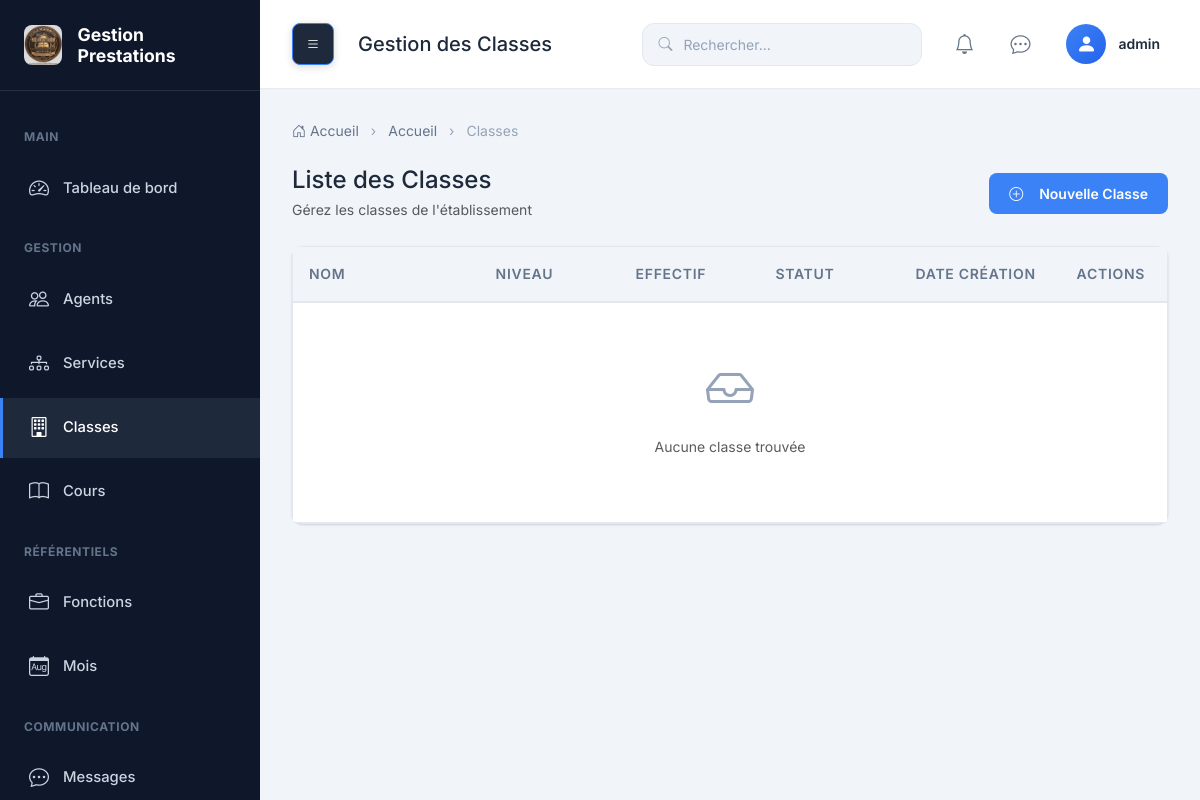
Before: /classes/ (signed in) with the older database file.
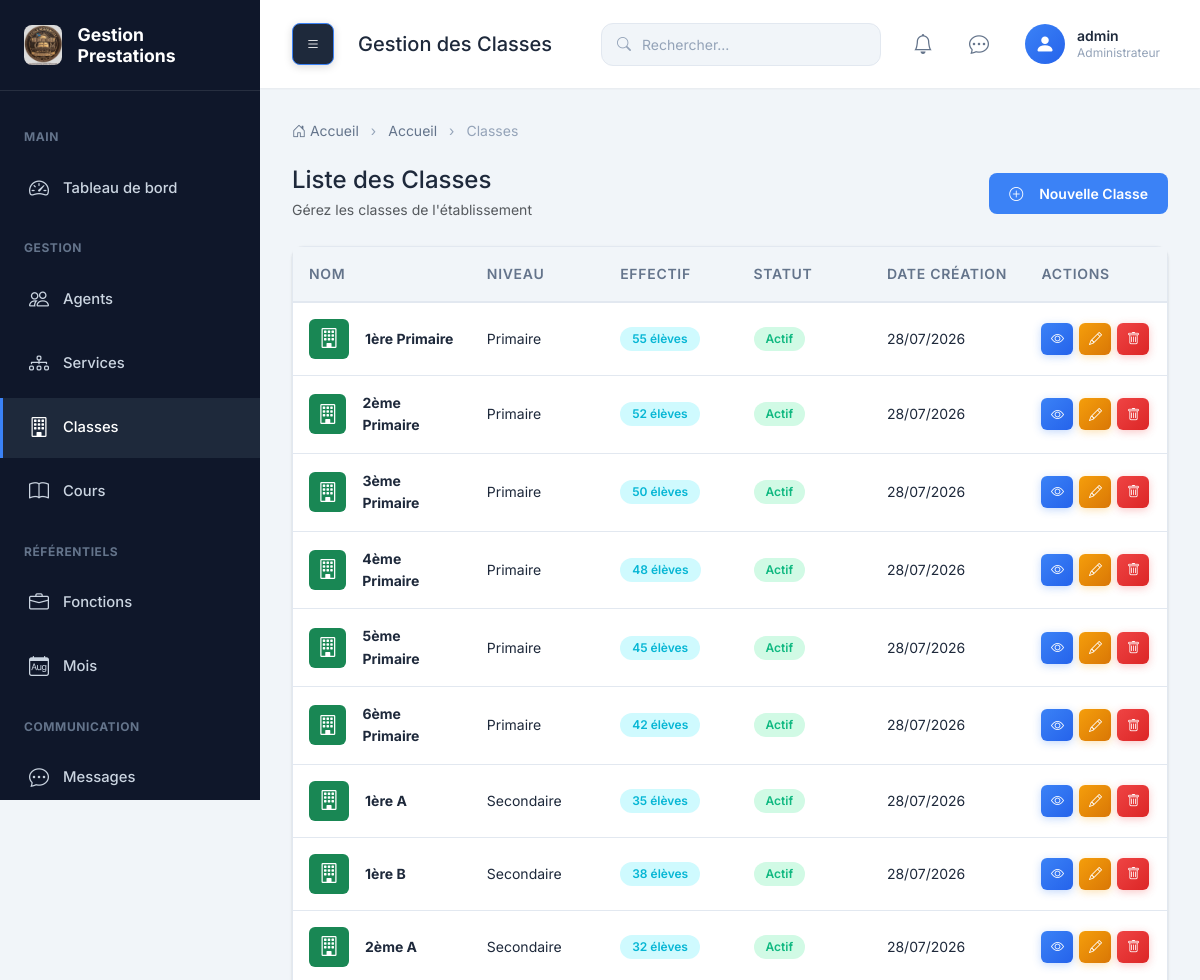
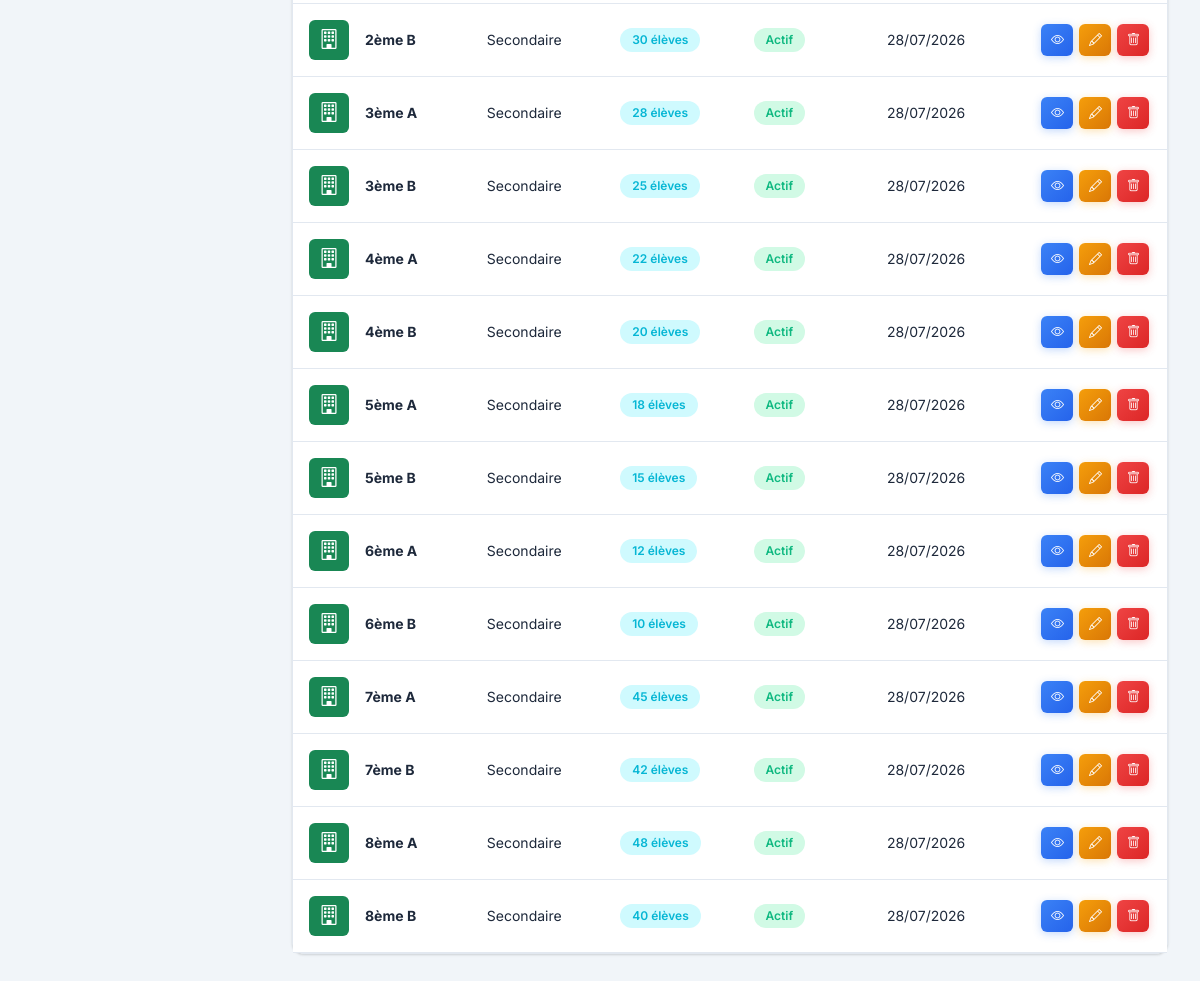
After: the same page with the newer database file (2 pictures, top to bottom).
### prestation/models.py (models this page shows, shortened)
class Utilisateur(models.Model):
    ROLE_CHOICES = (
        ('ADMIN', 'Administrateur'),
        ('SECRETAIRE', 'Secrétaire'),
        ('ENSEIGNANT', 'Enseignant'),
        ('PREFET', 'Préfet de discipline'),
        ('SURVEILLANT', 'Surveillant'),
    )
    user = models.OneToOneField(
        User,
        on_delete=models.CASCADE,
        related_name='utilisateur'
    )
    agent = models.OneToOneField(
        Agent,
        on_delete=models.CASCADE,
        related_name='utilisateur'
    )
    role = models.CharField(
        max_length=20,
        choices=ROLE_CHOICES
    )
    created_at = models.DateTimeField(auto_now_add=True)
    updated_at = models.DateTimeField(auto_now=True)
    must_change_password = models.BooleanField(
        default=True,
        help_text='Indique si l\'utilisateur doit changer son mot de passe à la prochaine connexion'
    )
    class Meta:
        ordering = ['user__username']
        verbose_name = 'Utilisateur'
        verbose_name_plural = 'Utilisateurs'
        indexes = [
            models.Index(fields=['role']),
        ]

class Classe(models.Model):
    STATUS_CHOICES = (
        ('ACTIF', 'Actif'),
        ('INACTIF', 'Inactif'),
        ('ARCHIVE', 'Archivé'),
    )
    nom = models.CharField(max_length=50)
    niveau = models.CharField(max_length=50)
    effectif = models.IntegerField(
        default=0,
        validators=[MinValueValidator(0)],
        help_text='Nombre d\'élèves dans la classe'
    )
    status = models.CharField(
        max_length=20,
        choices=STATUS_CHOICES,
        default='ACTIF'
    )
    created_at = models.DateTimeField(auto_now_add=True)
    updated_at = models.DateTimeField(auto_now=True)
    class Meta:
        ordering = ['niveau', 'nom']
        verbose_name = 'Classe'
        verbose_name_plural = 'Classes'
        indexes = [
            models.Index(fields=['niveau']),
            models.Index(fields=['status']),
        ]
        constraints = [
            models.UniqueConstraint(
                fields=['nom', 'niveau'],
                name='unique_classe_nom_niveau'
            ),
        ]

### prestation/views.py (the view)
# urls.py: path('classes/', views.classes_list, name='classes'),
@login_required
def classes_list(request):
    return render(request, 'classes/index.html', {'classes': Classe.objects.all()})

### prestation/templates/classes/index.html (shortened to what this page needs)
{% extends 'base.html' %}
{% load static %}
{% block page_title %}Gestion des Classes{% endblock %}
{% block breadcrumb %}
<li class="breadcrumb-item"><a href="{% url 'dashboard' %}">Accueil</a></li>
<li class="breadcrumb-item active" aria-current="page">Classes</li>
{% endblock %}
{% block content %}
<div class="d-flex justify-content-between align-items-center mb-4">
    <div>
        <h4 class="mb-1">Liste des Classes</h4>
        <p class="text-muted mb-0">Gérez les classes de l'établissement</p>
    </div>
    <a href="{% url 'classe_create' %}" class="btn btn-primary">
        <i class="bi bi-plus-circle me-2"></i>Nouvelle Classe
    </a>
</div>
<div class="card">
    <div class="card-body p-0">
        <div class="table-responsive">
            <table class="table table-hover mb-0 datatable">
                <thead>
                    <tr>
                        <th style="width: 20%;">Nom</th>
                        <th style="width: 15%;">Niveau</th>
                        <th style="width: 15%;">Effectif</th>
                        <th style="width: 15%;">Statut</th>
                        <th style="width: 15%;">Date création</th>
                        <th style="width: 10%;">Actions</th>
                    </tr>
                </thead>
                <tbody>
                    {% for classe in classes %}
                    <tr>
                        <td>
                            <div class="d-flex align-items-center gap-2">
                                <div class="bg-success text-white rounded d-flex align-items-center justify-content-center" style="width: 40px; height: 40px; font-size: 1.25rem;">
                                    <i class="bi bi-building"></i>
                                </div>
                                <strong>{{ classe.nom }}</strong>
                            </div>
                        </td>
                        <td>{{ classe.niveau }}</td>
                        <td>
                            <span class="badge badge-info">{{ classe.effectif }} élèves</span>
                        </td>
                        <td>
                            {% if classe.status == 'ACTIF' %}
                            <span class="badge badge-success">Actif</span>
                            {% elif classe.status == 'INACTIF' %}
                            <span class="badge badge-danger">Inactif</span>
                            {% else %}
                            <span class="badge badge-secondary">Archivé</span>
                            {% endif %}
                        </td>
                        <td>{{ classe.created_at|date:"d/m/Y" }}</td>
                        <td>
                            <div class="action-buttons">
                                <a href="{% url 'classe_show' classe.id %}" class="action-btn action-btn-view" title="Consulter">
                                    <i class="bi bi-eye"></i>
                                </a>
                                <a href="{% url 'classe_edit' classe.id %}" class="action-btn action-btn-edit" title="Modifier">
                                    <i class="bi bi-pencil"></i>
                                </a>
                                <button class="action-btn action-btn-delete btn-delete" data-url="{% url 'classe_delete' classe.id %}" data-name="{{ classe.nom }} ({{ classe.niveau }})" title="Supprimer">
                                    <i class="bi bi-trash"></i>
                                </button>
                            </div>
                        </td>
                    </tr>
                    {% empty %}
                    <tr>
                        <td colspan="6" class="text-center py-5">
                            <i class="bi bi-inbox" style="font-size: 3rem; color: var(--text-muted);"></i>
                            <p class="text-muted mt-2">Aucune classe trouvée</p>
                        </td>
                    </tr>
                    {% endfor %}
                </tbody>
            </table>
        </div>
    </div>
</div>
{% endblock %}

### prestation/templates/base.html (shortened to what the changed rows need)
{% load static %}
<!DOCTYPE html>
<html lang="fr">
<head>
    <link href="https://cdnjs.cloudflare.com/ajax/libs/bootstrap/5.3.2/css/bootstrap.min.css" rel="stylesheet">
    <link href="https://cdnjs.cloudflare.com/ajax/libs/bootstrap-icons/1.11.1/font/bootstrap-icons.min.css" rel="stylesheet">
    <link href="{% static 'css/style.css' %}" rel="stylesheet">
</head>
<body>
    {% if user.is_authenticated %}
    <div class="wrapper">
        <aside class="sidebar" id="sidebar">
            <div class="sidebar-brand">
                <img src="{% static 'images/logo.png' %}" alt="Logo" onerror="this.style.display='none'">
                <h4>Gestion Prestations</h4>
            </div>
            <ul class="sidebar-menu">
                <li class="menu-header">Main</li>
                <li>
                    <a href="{% url 'dashboard' %}" class="{% if request.path == '/' or request.path == '/dashboard/' %}active{% endif %}">
                        <i class="bi bi-speedometer2"></i>
                        <span>Tableau de bord</span>
                    </a>
                </li>
                <li class="menu-header">Gestion</li>
                <li>
                    <a href="{% url 'agents' %}" class="{% if 'agents' in request.path %}active{% endif %}">
                        <i class="bi bi-people"></i>
                        <span>Agents</span>
                    </a>
                </li>
                <li>
                    <a href="{% url 'services' %}" class="{% if 'services' in request.path %}active{% endif %}">
                        <i class="bi bi-diagram-3"></i>
                        <span>Services</span>
                    </a>
                </li>
                <li>
                    <a href="{% url 'classes' %}" class="{% if 'classes' in request.path %}active{% endif %}">
                        <i class="bi bi-building"></i>
                        <span>Classes</span>
                    </a>
                </li>
                <li>
                    <a href="{% url 'cours' %}" class="{% if 'cours' in request.path %}active{% endif %}">
                        <i class="bi bi-book"></i>
                        <span>Cours</span>
                    </a>
                </li>
                <li class="menu-header">Référentiels</li>
                <li>
                    <a href="{% url 'fonctions' %}" class="{% if 'fonctions' in request.path %}active{% endif %}">
                        <i class="bi bi-briefcase"></i>
                        <span>Fonctions</span>
                    </a>
                </li>
                <li>
                    <a href="{% url 'mois' %}" class="{% if 'mois' in request.path %}active{% endif %}">
                        <i class="bi bi-calendar-month"></i>
                        <span>Mois</span>
                    </a>
                </li>
                <li class="menu-header">Communication</li>
                <li>
                    <a href="{% url 'messages' %}" class="{% if 'messages' in request.path %}active{% endif %}">
                        <i class="bi bi-chat-dots"></i>
                        <span>Messages</span>
                    </a>
                </li>
            </ul>
        </aside>
        <main class="main-content">
            <nav class="navbar">
                <div class="navbar-left">
                    <button class="navbar-toggle-desktop" id="sidebarToggle" title="Afficher/masquer le menu">
                        <i class="bi bi-list"></i>
                    </button>
                    <h5 class="mb-0">{% block page_title %}Tableau de bord{% endblock %}</h5>
                </div>
                <div class="navbar-right">
                    <div class="navbar-search">
                        <i class="bi bi-search"></i>
                        <input type="text" class="form-control" placeholder="Rechercher...">
                    </div>
                    <div class="navbar-actions">
                        <a href="{% url 'notifications' %}" class="navbar-action" title="Notifications">
                            <i class="bi bi-bell"></i>
                        </a>
                        <a href="{% url 'messages' %}" class="navbar-action" title="Messages">
                            <i class="bi bi-chat-dots"></i>
                        </a>
                        <div class="navbar-user" id="userDropdown">
                            {% if user.utilisateur.agent.photo %}
                                <img src="{{ user.utilisateur.agent.photo.url }}" alt="{{ user.username }}">
                            {% else %}
                                <div class="navbar-user-avatar">
                                    <i class="bi bi-person-fill"></i>
                                </div>
                            {% endif %}
                            <div class="navbar-user-info">
                                <div class="navbar-user-name">{{ user.username }}</div>
                                <div class="navbar-user-role">{{ user.utilisateur.get_role_display }}</div>
                            </div>
                        </div>
                    </div>
                </div>
            </nav>
            <div class="content-area">
                <nav aria-label="breadcrumb">
                    <ol class="breadcrumb">
                        <li class="breadcrumb-item"><a href="{% url 'dashboard' %}"><i class="bi bi-house-door"></i> Accueil</a></li>
                        {% block breadcrumb %}{% endblock %}
                    </ol>
                </nav>
                {% block content %}{% endblock %}
            </div>
        </main>
    </div>
    {% else %}
        {% block auth_content %}{% endblock %}
    {% endif %}
</body>
</html>

Changed rows visible on the page:
added Classe: nom "1ère Primaire", niveau "Primaire", effectif "55", status "Actif", created_at "28/07/2026"
added Classe: nom "2ème Primaire", niveau "Primaire", effectif "52", status "Actif", created_at "28/07/2026"
added Classe: nom "3ème Primaire", niveau "Primaire", effectif "50", status "Actif", created_at "28/07/2026"
added Classe: nom "4ème Primaire", niveau "Primaire", effectif "48", status "Actif", created_at "28/07/2026"
added Classe: nom "5ème Primaire", niveau "Primaire", effectif "45", status "Actif", created_at "28/07/2026"
added Classe: nom "6ème Primaire", niveau "Primaire", effectif "42", status "Actif", created_at "28/07/2026"
added Classe: nom "1ère A", niveau "Secondaire", effectif "35", status "Actif", created_at "28/07/2026"
added Classe: nom "1ère B", niveau "Secondaire", effectif "38", status "Actif", created_at "28/07/2026"
added Classe: nom "2ème A", niveau "Secondaire", effectif "32", status "Actif", created_at "28/07/2026"
added Classe: nom "2ème B", niveau "Secondaire", effectif "30", status "Actif", created_at "28/07/2026"
added Classe: nom "3ème A", niveau "Secondaire", effectif "28", status "Actif", created_at "28/07/2026"
added Classe: nom "3ème B", niveau "Secondaire", effectif "25", status "Actif", created_at "28/07/2026"
added Classe: nom "4ème A", niveau "Secondaire", effectif "22", status "Actif", created_at "28/07/2026"
added Classe: nom "4ème B", niveau "Secondaire", effectif "20", status "Actif", created_at "28/07/2026"
added Classe: nom "5ème A", niveau "Secondaire", effectif "18", status "Actif", created_at "28/07/2026"
added Classe: nom "5ème B", niveau "Secondaire", effectif "15", status "Actif", created_at "28/07/2026"
added Classe: nom "6ème A", niveau "Secondaire", effectif "12", status "Actif", created_at "28/07/2026"
added Classe: nom "6ème B", niveau "Secondaire", effectif "10", status "Actif", created_at "28/07/2026"
added Classe: nom "7ème A", niveau "Secondaire", effectif "45", status "Actif", created_at "28/07/2026"
added Classe: nom "7ème B", niveau "Secondaire", effectif "42", status "Actif", created_at "28/07/2026"
added Classe: nom "8ème A", niveau "Secondaire", effectif "48", status "Actif", created_at "28/07/2026"
added Classe: nom "8ème B", niveau "Secondaire", effectif "40", status "Actif", created_at "28/07/2026"
Other visible differences:
{{ user.utilisateur.get_role_display }}: (not shown) → "Administrateur"
text no longer shown: "Aucune classe trouvée"
